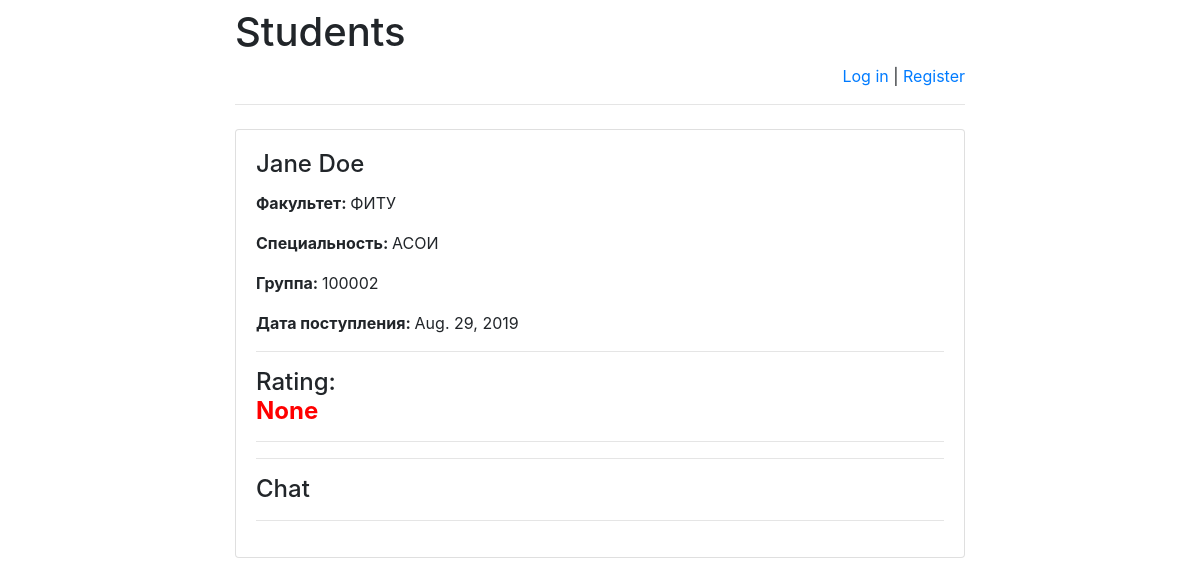
/students/2/, run on the app's committed database.
### students/models.py (models this page shows)
class Student(models.Model):
    name = models.CharField(default = 'John', max_length = 255, verbose_name = 'Имя студента')
    surname = models.CharField(default = 'Doe', max_length = 255, verbose_name = 'Фамилия студента')
    group = models.IntegerField(default = 0, verbose_name = 'Номер группы')
    faculty = models.CharField(default = 'None', max_length = 255, verbose_name = 'Факультет')
    specialty = models.CharField(default = 'None', max_length = 255, verbose_name = 'Специальность')
    entry_date = models.DateField(default = datetime.today, verbose_name = 'Дата поступления')

### students/views.py (the view)
# urls.py: path('<int:student_id>/', views.details, name = 'details'),
def details(request, student_id):
    error_message = None
    student = get_object_or_404(Student, pk = student_id)
    if "error_message" in request.GET:
        error_message = request.GET["error_message"]
    return render(
        request,
        "student_info.html",
        {
            "student": student,
            "error_message": error_message,
            "user_rating": Mark.objects.filter(author_id = request.user.id).filter(student_id = student_id).aggregate(Avg('mark'))["mark__avg"],
            "avg_mark": Mark.objects.filter(student_id = student_id).aggregate(Avg('mark'))["mark__avg"],
            "already_rated_by_user": Mark.objects.filter(author_id = request.user.id).filter(student_id = student_id).count(),
            "latest_messages": Message.objects.filter(chat_id = student_id).order_by('-pub_date')[:5]
        }
    )

### students/templates/student_info.html (shortened to what this page needs)
{% extends 'base.html' %}
{% block main %}
    <h4 class="card-title">{{ student.name }} {{ student.surname }}</h4>
    <p><strong>Факультет: </strong>{{ student.faculty }}</p>
    <p><strong>Специальность: </strong>{{ student.specialty }}</p>
    <p><strong>Группа: </strong>{{ student.group }}</p>
    <p><strong>Дата поступления: </strong>{{ student.entry_date }}</p>
    <hr>
    <h4>Rating:
    {% if already_rated_by_user == 0 %}
        {% if user.is_authenticated %}
            <form action="post_mark/" method="post">
                {% csrf_token %}
                <div class="row">
                    <div class="col-sm text-center">
                        <input name="mark" type="radio" value="1"/> 1</div>
                    <div class="col-sm text-center">
                        <input name="mark" type="radio" value="2"/> 2</div>
                    <div class="col-sm text-center">
                        <input name="mark" type="radio" value="3"/> 3</div>
                    <div class="col-sm text-center">
                        <input name="mark" type="radio" value="4"/> 4</div>
                    <div class="col-sm text-center">
                        <input name="mark" type="radio" value="5"/> 5</div>
                    <div class="col-sm text-center">
                        <input class="btn btn-success" type="submit" value="Send mark"/>
                    </div>
                </div>
            </form>
        {% else %}
            {% if avg_mark > 3 %}
                <strong><font color="green">
            {% elif avg_mark > 1 %}
                <strong><font color="orange">
            {% else %}
                <strong><font color="red">
            {% endif %}
            <div id="avg_mark">{{ avg_mark }}</div> </font></strong>
        {% endif %}
    {% endif %}
    </h4>
    <hr>
    <hr>
    <h4>Chat</h4>
    <hr>
{% endblock %}

### data on the page
Student: name "Jane", surname "Doe", faculty "ФИТУ", specialty "АСОИ", group "100002", entry_date "Aug. 29, 2019"

### other printed values
{{ avg_mark }} "None"
